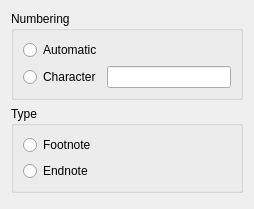
<?xml version="1.0" encoding="UTF-8"?>
<ui version="4.0">
 <class>KWInsertInlineNoteDialog</class>
 <widget class="QWidget" name="KWInsertInlineNoteDialog">
  <property name="geometry">
   <rect>
    <x>0</x>
    <y>0</y>
    <width>254</width>
    <height>209</height>
   </rect>
  </property>
  <layout class="QVBoxLayout" name="verticalLayout_3">
   <item>
    <widget class="QGroupBox" name="groupBox">
     <property name="title">
      <string>Numbering</string>
     </property>
     <layout class="QVBoxLayout" name="verticalLayout">
      <item>
       <widget class="QRadioButton" name="automaticNumbering">
        <property name="text">
         <string>Automatic</string>
        </property>
       </widget>
      </item>
      <item>
       <layout class="QHBoxLayout" name="horizontalLayout_2">
        <item>
         <widget class="QRadioButton" name="characterNumbering">
          <property name="text">
           <string>Character</string>
          </property>
         </widget>
        </item>
        <item>
         <widget class="QLineEdit" name="characterEdit"/>
        </item>
       </layout>
      </item>
     </layout>
    </widget>
   </item>
   <item>
    <widget class="QGroupBox" name="groupBox_2">
     <property name="title">
      <string>Type</string>
     </property>
     <layout class="QVBoxLayout" name="verticalLayout_2">
      <item>
       <widget class="QRadioButton" name="footnoteType">
        <property name="text">
         <string>Footnote</string>
        </property>
       </widget>
      </item>
      <item>
       <widget class="QRadioButton" name="endnoteType">
        <property name="text">
         <string>Endnote</string>
        </property>
       </widget>
      </item>
     </layout>
    </widget>
   </item>
   <item>
    <spacer name="verticalSpacer">
     <property name="orientation">
      <enum>Qt::Vertical</enum>
     </property>
     <property name="sizeHint" stdset="0">
      <size>
       <width>20</width>
       <height>1</height>
      </size>
     </property>
    </spacer>
   </item>
  </layout>
 </widget>
 <resources/>
 <connections/>
</ui>
